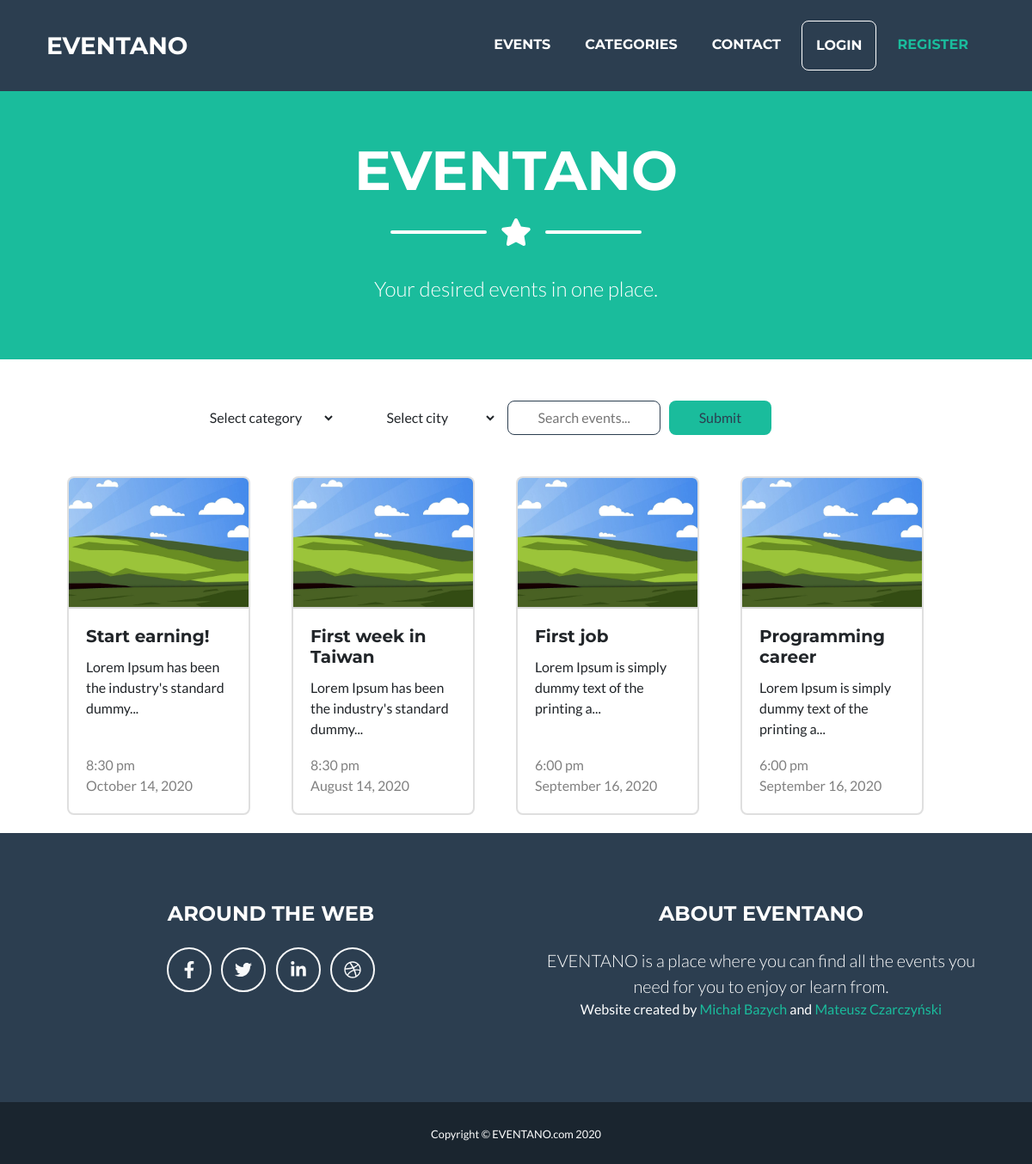
Screenshot of /events.php with the database file from the repository.
### tables this page shows
CREATE TABLE `events` (
  `id` int(10) UNSIGNED NOT NULL,
  `name` varchar(40) NOT NULL,
  `description` varchar(500) NOT NULL,
  `city_id` int(10) UNSIGNED NOT NULL,
  `address` varchar(40) NOT NULL,
  `date` datetime NOT NULL,
  `photo_path` varchar(100) NOT NULL DEFAULT 'default_photo_event.png',
  `categorie_id` int(10) UNSIGNED NOT NULL,
  `host_id` int(10) UNSIGNED NOT NULL DEFAULT 1
);

### src/events.php (the view, shortened to what this page needs)
<!DOCTYPE html>
<html lang="en">
<head>
    <link href="static/css/styles.css" rel="stylesheet" />
    <link href="static/css/pageStyle.css" rel="stylesheet" />
</head>
<body id="page-top">
    <nav class="navbar navbar-expand-lg bg-secondary text-uppercase" id="mainNav">
        <div class="container">
            <a class="navbar-brand js-scroll-trigger" href="./#page-top">EVENTANO</a>
            <div class="collapse navbar-collapse" id="navbarResponsive">
                <ul class="navbar-nav ml-auto">
                    <li class="nav-item mx-0 mx-lg-1"><a class="nav-link py-3 px-0 px-lg-3 rounded js-scroll-trigger" href="./events.php">Events</a></li>
                    <li class="nav-item mx-0 mx-lg-1"><a class="nav-link py-3 px-0 px-lg-3 rounded js-scroll-trigger" href="../#categories">Categories</a></li>
                    <li class="nav-item mx-0 mx-lg-1"><a class="nav-link py-3 px-0 px-lg-3 rounded js-scroll-trigger" href="./#contact">Contact</a></li>
                    <?if(!isset($_SESSION['logged']['email'])){?>
                    <li class="nav-item mx-0 mx-lg-1"><a class="nav-link py-3 px-0 px-lg-3 rounded" style="border: 1px solid white" href="./login.php">Login</a></li>
                    <li class="nav-item mx-0 mx-lg-1"><a class="nav-link py-3 px-0 px-lg-3 rounded" style="color:#1abc9c" href="./register.php">Register</a></li>
                    <?}?>
                </ul>
            </div>
        </div>
    </nav>
    <header class="masthead bg-primary text-white text-center">
        <div class="container d-flex align-items-center flex-column">
            <h1 class="masthead-heading text-uppercase mb-0">EVENTANO</h1>
            <div class="divider-custom divider-light">
                <div class="divider-custom-line"></div>
                <div class="divider-custom-icon"><i class="fas fa-star"></i></div>
                <div class="divider-custom-line"></div>
            </div>
            <p class="masthead-subheading font-weight-light mb-0">Your desired events in one place.</p>
        </div>
    </header>
    <section>
        <div class="container d-flex align-items-center flex-column">
            <div class="col-lg-9 col-lg-push-1 mt-5 mb-5 text-center">
                <div class="container d-flex col-lg-12 align-items-center flex-row">
                    <div class="row">
                        <form action="./scripts/search.php" method="get" id="searchForm" class="input-group">
                            <select name="category" id="category" class="col-md-11 col-lg-3 mb-12 btn btn-default dropdown-toggle" data-toggle="dropdown">
                                <option value="Select category">Select category</option>
                                    ?> </select> <?php
                                                    ?> <select name="city" id="city" style="margin-left:10px" class="col-md-11 col-lg-3 mb-12 btn btn-default dropdown-toggle" data-toggle="dropdown">
                                    <option value="Select city">Select city</option>
                                        ?> </select> <input type="text" class="col-md-11 col-lg-3 mb-12 btn" name="x" style="border:1px solid #2c3e50;margin-left:10px" placeholder="Search events...">
                                        <button class="col-md-11 col-lg-2 mb-12 glyphicon glyphicon-search btn-default btn takepart-btn" style="color:#2c3e50;margin-left:10px" type="submit">
                                            Submit
                                        </button>
                        </form>
                    </div>
                </div>
            </div>
        </div>
    </section>
    <section>
        <div class="container">
            <div class="row col-12 col-sm-12 mb-12 col-md-12 col-lg-12">
                <?php
                require_once("./scripts/connect.php");
                $result = $conn->query("SELECT id,name,photo_path,`date`,CONCAT(SUBSTRING(`description`,1,50),'...') as `description` FROM events ORDER BY ID DESC");
                while ($row = $result->fetch_assoc()) {
                    echo "<div class='col col-12 mb-12 xs-12 col-sm-12 col-md-6 col-lg-4 col-xl-3' style='margin-bottom:2%'>
                                        <div class='card'>
                                            <div class='card-header' style='padding:0'>
                                                <img class='card-img-top' style='height:150px; object-fit:cover' src='./static/img/{$row['photo_path']}'>
                                                </div>
                                                <div class='card-body' style='height:150px'>
                                                        <h5 class='card-title'>
                                                            {$row['name']}
                                                        </h5>
                                                        <p class='card-text'>
                                                            {$row['description']}
                                                        </p>
                                            </div><div class='card-body' style='color:gray;'>
                                            ".date('g:i a', strtotime($row['date']))."
                                            <br />
                                            ".date('F j, Y', strtotime($row['date']))."
                                            </div>
                                        </div>
                                     </div>";
                }
                ?>
            </div>
        </div>
    </section>
    <footer class="footer text-center">
        <div class="container">
            <div class="row">
                <div class="col-lg-6 mb-5 mb-lg-0">
                    <h4 class="text-uppercase mb-4">Around the Web</h4>
                    <a class="btn btn-outline-light btn-social mx-1" href="#!"><i class="fab fa-fw fa-facebook-f"></i></a>
                    <a class="btn btn-outline-light btn-social mx-1" href="#!"><i class="fab fa-fw fa-twitter"></i></a>
                    <a class="btn btn-outline-light btn-social mx-1" href="#!"><i class="fab fa-fw fa-linkedin-in"></i></a>
                    <a class="btn btn-outline-light btn-social mx-1" href="#!"><i class="fab fa-fw fa-dribbble"></i></a>
                </div>
                <div class="col-lg-6">
                    <h4 class="text-uppercase mb-4">About EVENTANO</h4>
                    <p class="lead mb-0">EVENTANO is a place where you can find all the events you need for you to enjoy or learn from.</p>
                    <p>Website created by <a href="https://www.linkedin.com/in/mbazych/">Michał Bazych</a> and <a href="https://www.linkedin.com/in/mateusz-czarczy%C5%84ski-1263a5173/">Mateusz Czarczyński</a></p>
                </div>
            </div>
        </div>
    </footer>
    <div class="copyright py-4 text-center text-white">
        <div class="container"><small>Copyright © EVENTANO.com 2020</small></div>
    </div>
</body>
</html>

### src/static/css/pageStyle.css (style rules this page uses)
.masthead { position: relative; z-index: 1; padding-top: 4rem; padding-bottom: 4rem; }
.takepart-btn { background-color: #1abc9c; }

### rows the page displays
events: photo_path (placeholder picture), name "Start earning!", description "Lorem Ipsum has been the industry's standard dummy...", date "8:30 pm", date "October 14, 2020"
events: photo_path (placeholder picture), name "First week in Taiwan", description "Lorem Ipsum has been the industry's standard dummy...", date "8:30 pm", date "August 14, 2020"
events: photo_path (placeholder picture), name "First job", description "Lorem Ipsum is simply dummy text of the printing a...", date "6:00 pm", date "September 16, 2020"
events: photo_path (placeholder picture), name "Programming career", description "Lorem Ipsum is simply dummy text of the printing a...", date "6:00 pm", date "September 16, 2020"
